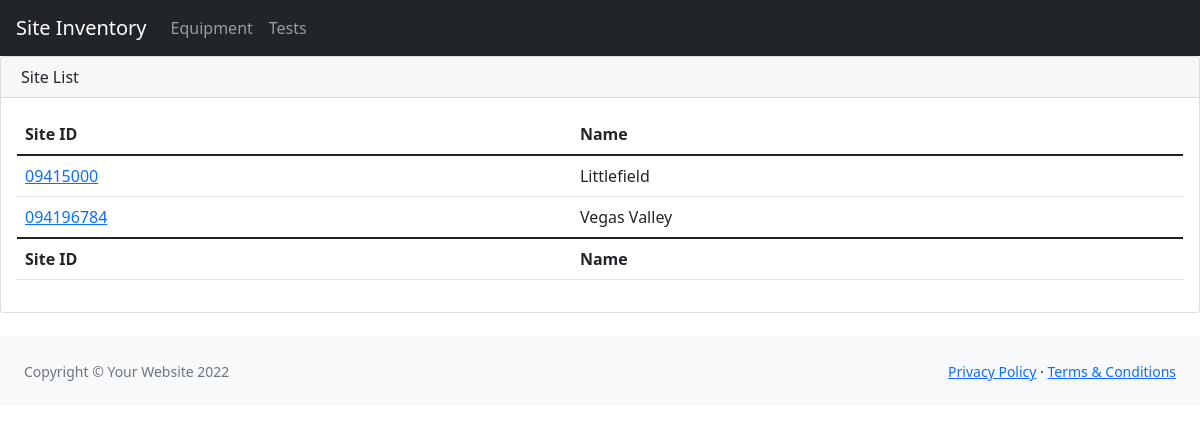
The page / on the database its author committed.
### inventory/models.py (models this page shows, shortened)
class Site(models.Model):
    id = models.CharField(max_length=200, primary_key=True)
    name = models.CharField(max_length=200)

### inventory/views.py (the view)
# urls.py: path('', views.home, name='home'),
def home(request):
    sites = Site.objects.all()
    context = {'sites': sites}
    return render(request, 'inventory/overview.html', context=context)

### inventory/templates/inventory/overview.html (shortened to what this page needs)
{% extends "inventory/base.html" %}
{% block content%}
        <div id="layoutSidenav">
            <div id="layoutSidenav_content">
                <main>
                        <div class="card mb-4">
                            <div class="card-header">
                                Site List
                            </div>
                            <div class="card-body">
                                <table class="table" id="datatablesSimple">
                                    <thead>
                                        <tr>
                                            <th>Site ID</th>
                                            <th>Name</th>
                                        </tr>
                                    </thead>
                                    <tfoot>
                                        <tr>
                                            <th>Site ID</th>
                                            <th>Name</th>
                                        </tr>
                                    </tfoot>
                                    <tbody>
                                        {% for site in sites %}
                                        <tr>
                                            <td><a href="inventory/{{site.id}}">{{site.id}}</a></td>
                                            <td>{{site.name}}</td>
                                        </tr>
                                        {% endfor %}
                                    </tbody>
                                </table>
                            </div>
                        </div>
                </main>
            </div>
        </div>
 {% endblock %}

### rows shown on the page
Site: id "09415000", name "Littlefield"
Site: id "094196784", name "Vegas Valley"
